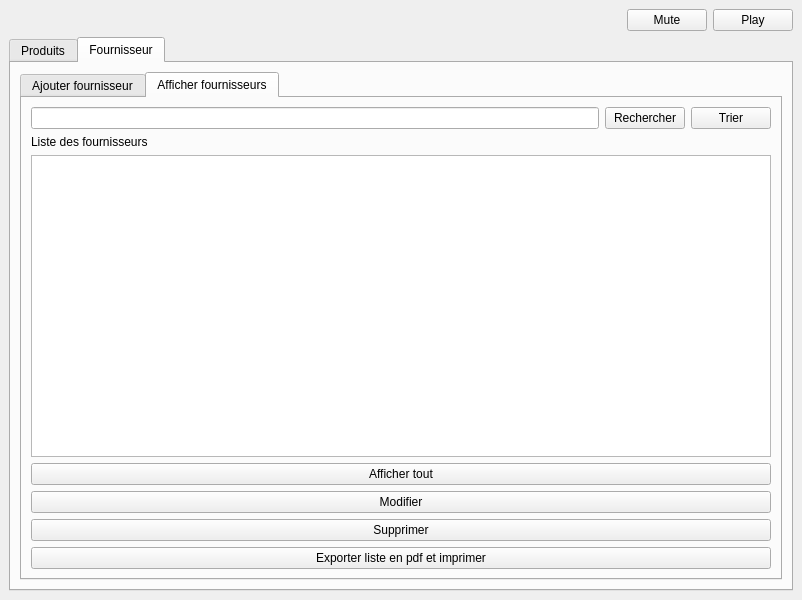
<?xml version="1.0" encoding="UTF-8"?>
<ui version="4.0">
 <class>MainWindow</class>
 <widget class="QMainWindow" name="MainWindow">
  <property name="geometry">
   <rect>
    <x>0</x>
    <y>0</y>
    <width>802</width>
    <height>600</height>
   </rect>
  </property>
  <property name="windowTitle">
   <string>MainWindow</string>
  </property>
  <widget class="QWidget" name="centralwidget">
   <layout class="QVBoxLayout" name="verticalLayout">
    <item>
     <layout class="QVBoxLayout" name="verticalLayout_10">
      <item>
       <layout class="QHBoxLayout" name="horizontalLayout_5">
        <item>
         <spacer name="horizontalSpacer">
          <property name="orientation">
           <enum>Qt::Horizontal</enum>
          </property>
          <property name="sizeHint" stdset="0">
           <size>
            <width>40</width>
            <height>20</height>
           </size>
          </property>
         </spacer>
        </item>
        <item>
         <widget class="QPushButton" name="muteSound">
          <property name="text">
           <string>Mute</string>
          </property>
          <property name="checkable">
           <bool>false</bool>
          </property>
         </widget>
        </item>
        <item>
         <widget class="QPushButton" name="actionSound">
          <property name="text">
           <string>Play</string>
          </property>
         </widget>
        </item>
       </layout>
      </item>
      <item>
       <widget class="QTabWidget" name="tabWidget">
        <property name="currentIndex">
         <number>1</number>
        </property>
        <widget class="QWidget" name="tab">
         <property name="enabled">
          <bool>true</bool>
         </property>
         <property name="minimumSize">
          <size>
           <width>776</width>
           <height>0</height>
          </size>
         </property>
         <property name="autoFillBackground">
          <bool>false</bool>
         </property>
         <attribute name="title">
          <string>Produits</string>
         </attribute>
         <layout class="QHBoxLayout" name="horizontalLayout_6">
          <item>
           <layout class="QVBoxLayout" name="verticalLayout_9">
            <item>
             <widget class="QTabWidget" name="tabWidget_2">
              <property name="currentIndex">
               <number>0</number>
              </property>
              <widget class="QWidget" name="tab_3">
               <attribute name="title">
                <string>Ajouter produit</string>
               </attribute>
               <layout class="QVBoxLayout" name="verticalLayout_3">
                <item>
                 <layout class="QVBoxLayout" name="verticalLayout_2">
                  <item>
                   <layout class="QFormLayout" name="formLayout">
                    <item row="1" column="0">
                     <widget class="QLabel" name="label">
                      <property name="text">
                       <string>Reference</string>
                      </property>
                     </widget>
                    </item>
                    <item row="1" column="1">
                     <widget class="QLineEdit" name="lineEdit_Ref">
                      <property name="ref" stdset="0">
                       <string/>
                      </property>
                     </widget>
                    </item>
                    <item row="0" column="1">
                     <spacer name="verticalSpacer_6">
                      <property name="orientation">
                       <enum>Qt::Vertical</enum>
                      </property>
                      <property name="sizeHint" stdset="0">
                       <size>
                        <width>20</width>
                        <height>40</height>
                       </size>
                      </property>
                     </spacer>
                    </item>
                    <item row="7" column="1">
                     <widget class="QLineEdit" name="lineEdit_Prix"/>
                    </item>
                    <item row="7" column="0">
                     <widget class="QLabel" name="label_3">
                      <property name="text">
                       <string>Prix</string>
                      </property>
                     </widget>
                    </item>
                    <item row="9" column="1">
                     <widget class="QDateEdit" name="dateEdit"/>
                    </item>
                    <item row="9" column="0">
                     <widget class="QLabel" name="label_4">
                      <property name="text">
                       <string>Date</string>
                      </property>
                     </widget>
                    </item>
                    <item row="3" column="0">
                     <widget class="QLabel" name="label_13">
                      <property name="text">
                       <string>Quantite</string>
                      </property>
                     </widget>
                    </item>
                    <item row="5" column="1">
                     <widget class="QComboBox" name="comboBox_Type">
                      <item>
                       <property name="text">
                        <string>Produits durables</string>
                       </property>
                      </item>
                      <item>
                       <property name="text">
                        <string>Produits perissables</string>
                       </property>
                      </item>
                     </widget>
                    </item>
                    <item row="5" column="0">
                     <widget class="QLabel" name="label_2">
                      <property name="text">
                       <string>Type</string>
                      </property>
                     </widget>
                    </item>
                    <item row="3" column="1">
                     <widget class="QLineEdit" name="lineEdit_quantite"/>
                    </item>
                   </layout>
                  </item>
                  <item>
                   <widget class="QPushButton" name="pushButton_val">
                    <property name="text">
                     <string>Valider</string>
                    </property>
                    <property name="checkable">
                     <bool>true</bool>
                    </property>
                    <property name="autoDefault">
                     <bool>true</bool>
                    </property>
                   </widget>
                  </item>
                 </layout>
                </item>
               </layout>
              </widget>
              <widget class="QWidget" name="tab_4">
               <attribute name="title">
                <string>Afficher produits</string>
               </attribute>
               <layout class="QVBoxLayout" name="verticalLayout_7">
                <item>
                 <layout class="QVBoxLayout" name="verticalLayout_4">
                  <item>
                   <layout class="QHBoxLayout" name="horizontalLayout_11">
                    <item>
                     <widget class="QLineEdit" name="lineEdit_Recherche">
                      <property name="clearButtonEnabled">
                       <bool>false</bool>
                      </property>
                     </widget>
                    </item>
                    <item>
                     <widget class="QPushButton" name="pushButton_Recherche">
                      <property name="mouseTracking">
                       <bool>false</bool>
                      </property>
                      <property name="text">
                       <string>Rechercher</string>
                      </property>
                     </widget>
                    </item>
                    <item>
                     <widget class="QPushButton" name="pushButton_Trier">
                      <property name="text">
                       <string>Trier</string>
                      </property>
                     </widget>
                    </item>
                   </layout>
                  </item>
                  <item>
                   <widget class="QLabel" name="label_12">
                    <property name="text">
                     <string>Rechercher par</string>
                    </property>
                   </widget>
                  </item>
                  <item>
                   <widget class="QComboBox" name="comboBox">
                    <property name="mouseTracking">
                     <bool>false</bool>
                    </property>
                    <item>
                     <property name="text">
                      <string>reference</string>
                     </property>
                    </item>
                    <item>
                     <property name="text">
                      <string>type</string>
                     </property>
                    </item>
                    <item>
                     <property name="text">
                      <string>date</string>
                     </property>
                    </item>
                    <item>
                     <property name="text">
                      <string>reference, type et date</string>
                     </property>
                    </item>
                   </widget>
                  </item>
                  <item>
                   <widget class="QGroupBox" name="groupBox">
                    <property name="title">
                     <string>Types de produits</string>
                    </property>
                    <layout class="QHBoxLayout" name="horizontalLayout_3">
                     <item>
                      <widget class="QRadioButton" name="radioButton_durables">
                       <property name="text">
                        <string>Produits durables</string>
                       </property>
                      </widget>
                     </item>
                     <item>
                      <widget class="QRadioButton" name="radioButton_perissables">
                       <property name="text">
                        <string>Produits perissables</string>
                       </property>
                      </widget>
                     </item>
                    </layout>
                   </widget>
                  </item>
                  <item>
                   <widget class="QGroupBox" name="groupBox_2">
                    <property name="title">
                     <string>Date</string>
                    </property>
                    <layout class="QVBoxLayout" name="verticalLayout_11">
                     <item>
                      <widget class="QDateEdit" name="dateEdit_recherche"/>
                     </item>
                    </layout>
                   </widget>
                  </item>
                  <item>
                   <widget class="QLabel" name="label_5">
                    <property name="text">
                     <string>Liste des produits</string>
                    </property>
                   </widget>
                  </item>
                  <item>
                   <widget class="QTableView" name="tableView_Produits"/>
                  </item>
                  <item>
                   <widget class="QPushButton" name="pushButton_afficher">
                    <property name="text">
                     <string>Afficher tout</string>
                    </property>
                   </widget>
                  </item>
                  <item>
                   <widget class="QPushButton" name="pushButton_Modifier">
                    <property name="mouseTracking">
                     <bool>false</bool>
                    </property>
                    <property name="text">
                     <string>Modifier</string>
                    </property>
                    <property name="checkable">
                     <bool>true</bool>
                    </property>
                   </widget>
                  </item>
                  <item>
                   <widget class="QPushButton" name="pushButton_Supp">
                    <property name="text">
                     <string>Supprimer</string>
                    </property>
                   </widget>
                  </item>
                  <item>
                   <widget class="QPushButton" name="pushButton_Exporter">
                    <property name="text">
                     <string>Exporter liste en pdf et imprimer</string>
                    </property>
                   </widget>
                  </item>
                 </layout>
                </item>
               </layout>
              </widget>
             </widget>
            </item>
           </layout>
          </item>
         </layout>
        </widget>
        <widget class="QWidget" name="tab_2">
         <attribute name="title">
          <string>Fournisseur</string>
         </attribute>
         <layout class="QVBoxLayout" name="verticalLayout_8">
          <item>
           <layout class="QVBoxLayout" name="verticalLayout_6">
            <item>
             <widget class="QTabWidget" name="tabWidget_3">
              <property name="currentIndex">
               <number>1</number>
              </property>
              <widget class="QWidget" name="tab_5">
               <attribute name="title">
                <string>Ajouter fournisseur</string>
               </attribute>
               <layout class="QVBoxLayout" name="verticalLayout_12">
                <item>
                 <layout class="QFormLayout" name="formLayout_2">
                  <item row="1" column="0">
                   <widget class="QLabel" name="label_6">
                    <property name="text">
                     <string>CIN</string>
                    </property>
                   </widget>
                  </item>
                  <item row="1" column="1">
                   <widget class="QLineEdit" name="lineEdit_CIN"/>
                  </item>
                  <item row="2" column="0">
                   <spacer name="verticalSpacer">
                    <property name="orientation">
                     <enum>Qt::Vertical</enum>
                    </property>
                    <property name="sizeHint" stdset="0">
                     <size>
                      <width>20</width>
                      <height>40</height>
                     </size>
                    </property>
                   </spacer>
                  </item>
                  <item row="3" column="0">
                   <widget class="QLabel" name="label_7">
                    <property name="text">
                     <string>Telephone</string>
                    </property>
                   </widget>
                  </item>
                  <item row="3" column="1">
                   <widget class="QLineEdit" name="lineEdit_tel"/>
                  </item>
                  <item row="4" column="0">
                   <spacer name="verticalSpacer_2">
                    <property name="orientation">
                     <enum>Qt::Vertical</enum>
                    </property>
                    <property name="sizeHint" stdset="0">
                     <size>
                      <width>20</width>
                      <height>40</height>
                     </size>
                    </property>
                   </spacer>
                  </item>
                  <item row="5" column="0">
                   <widget class="QLabel" name="label_8">
                    <property name="text">
                     <string>Type</string>
                    </property>
                   </widget>
                  </item>
                  <item row="6" column="0">
                   <spacer name="verticalSpacer_3">
                    <property name="orientation">
                     <enum>Qt::Vertical</enum>
                    </property>
                    <property name="sizeHint" stdset="0">
                     <size>
                      <width>20</width>
                      <height>40</height>
                     </size>
                    </property>
                   </spacer>
                  </item>
                  <item row="7" column="0">
                   <widget class="QLabel" name="label_9">
                    <property name="text">
                     <string>RIB</string>
                    </property>
                   </widget>
                  </item>
                  <item row="7" column="1">
                   <widget class="QLineEdit" name="lineEdit_RIB"/>
                  </item>
                  <item row="8" column="0">
                   <spacer name="verticalSpacer_4">
                    <property name="orientation">
                     <enum>Qt::Vertical</enum>
                    </property>
                    <property name="sizeHint" stdset="0">
                     <size>
                      <width>20</width>
                      <height>40</height>
                     </size>
                    </property>
                   </spacer>
                  </item>
                  <item row="0" column="0">
                   <spacer name="verticalSpacer_5">
                    <property name="orientation">
                     <enum>Qt::Vertical</enum>
                    </property>
                    <property name="sizeHint" stdset="0">
                     <size>
                      <width>20</width>
                      <height>40</height>
                     </size>
                    </property>
                   </spacer>
                  </item>
                  <item row="5" column="1">
                   <widget class="QComboBox" name="comboBox_type_f">
                    <item>
                     <property name="text">
                      <string>alimentaire</string>
                     </property>
                    </item>
                    <item>
                     <property name="text">
                      <string>decorations</string>
                     </property>
                    </item>
                   </widget>
                  </item>
                 </layout>
                </item>
                <item>
                 <widget class="QPushButton" name="pushButton_val_2">
                  <property name="text">
                   <string>Valider</string>
                  </property>
                 </widget>
                </item>
               </layout>
              </widget>
              <widget class="QWidget" name="tab_6">
               <attribute name="title">
                <string>Afficher fournisseurs</string>
               </attribute>
               <layout class="QVBoxLayout" name="verticalLayout_14">
                <item>
                 <layout class="QVBoxLayout" name="verticalLayout_13">
                  <item>
                   <layout class="QHBoxLayout" name="horizontalLayout">
                    <item>
                     <widget class="QLineEdit" name="lineEdit_rechercher_2"/>
                    </item>
                    <item>
                     <widget class="QPushButton" name="pushButton_rechercher_2">
                      <property name="text">
                       <string>Rechercher</string>
                      </property>
                     </widget>
                    </item>
                    <item>
                     <widget class="QPushButton" name="pushButton_trier_2">
                      <property name="text">
                       <string>Trier</string>
                      </property>
                     </widget>
                    </item>
                   </layout>
                  </item>
                 </layout>
                </item>
                <item>
                 <widget class="QLabel" name="label_10">
                  <property name="text">
                   <string>Liste des fournisseurs</string>
                  </property>
                 </widget>
                </item>
                <item>
                 <widget class="QTableView" name="tableView_Fournisseurs"/>
                </item>
                <item>
                 <widget class="QPushButton" name="pushButton_afficher_2">
                  <property name="text">
                   <string>Afficher tout</string>
                  </property>
                 </widget>
                </item>
                <item>
                 <widget class="QPushButton" name="pushButton_modifier_2">
                  <property name="text">
                   <string>Modifier</string>
                  </property>
                  <property name="checkable">
                   <bool>true</bool>
                  </property>
                 </widget>
                </item>
                <item>
                 <widget class="QPushButton" name="pushButton_supp_2">
                  <property name="text">
                   <string>Supprimer</string>
                  </property>
                 </widget>
                </item>
                <item>
                 <widget class="QPushButton" name="pushButton_exporter_2">
                  <property name="text">
                   <string>Exporter liste en pdf et imprimer</string>
                  </property>
                 </widget>
                </item>
               </layout>
              </widget>
             </widget>
            </item>
           </layout>
          </item>
         </layout>
        </widget>
       </widget>
      </item>
     </layout>
    </item>
   </layout>
  </widget>
 </widget>
 <resources/>
 <connections/>
</ui>
